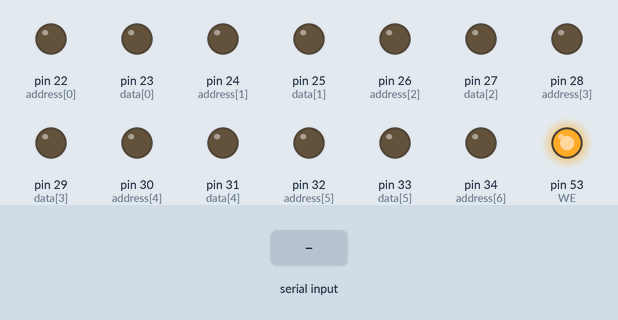
Simulated run of this sketch. Board: Arduino Mega 2560, built with avr-gcc and run on an emulated ATmega2560. Parts: output pins drawn as LEDs (lit = HIGH). The inputs (shaded band) are chosen by the test bench.

Above: at 1.2 s.
1.3 s: "1\n" received over Serial
At 2.0 s:
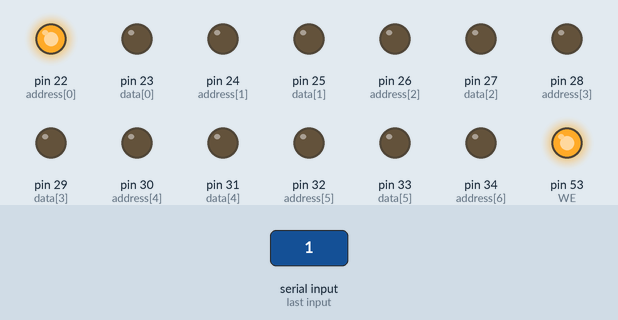
2.8 s: "0\n" received over Serial
At 3.2 s:
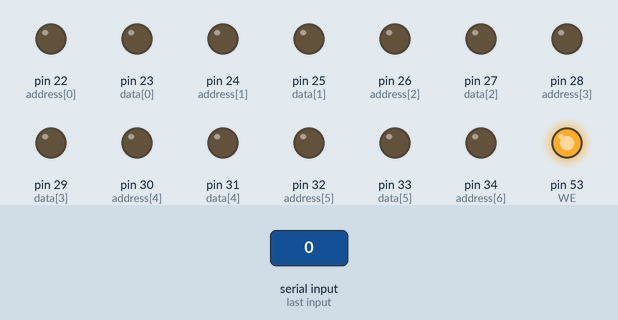
Timing chart, 0 to 5.8 s (numbered marks = the images above; inputs shaded):
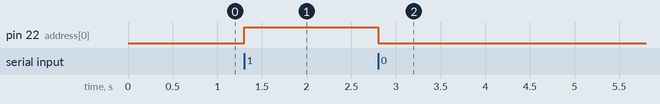

Measured:
- after the input at 1.3 s, pin 22 (address[0]): LOW → HIGH at once
- after the input at 2.8 s, pin 22 (address[0]): HIGH → LOW at once

The sketch:

AT28C16Arduino.ino
```cpp
#define WE 53

int address [11] = {22,24,26,28,30,32,34,36,38,40,42};   //LSB to MSB
int data [8] = {23,25,27,29,31,33,35,37};   //LSB to MSB


/*
 * @author: Bartosz Łukasik
 * @date:02-07-2020
 *
 * This sketch is written for AtMEGA2560 for AtMEGA328 use shift registers
 *
*/

void setup()
{
  Serial.begin(9600);
  Serial.setTimeout(50);
  for(int i=0; i<sizeof(address)/sizeof(int); i++) pinMode(address[i],OUTPUT);
  for(int i=0; i<sizeof(data)/sizeof(int); i++) pinMode(data[i],OUTPUT);

  for(int i=0; i<sizeof(address)/sizeof(int); i++) digitalWrite(i, LOW);
  for(int i=0; i<sizeof(data)/sizeof(int); i++) digitalWrite(i, LOW);

  pinMode(WE, OUTPUT);
  digitalWrite(WE, HIGH);
}

void loop()
{
  String incoming = "";
  if(Serial.available()) incoming = Serial.readStringUntil('\n');

  if(incoming != "")
  {
    char chars[20];
    incoming.toCharArray(chars,20);

    int addressIterator = 0;
    for(int i=0; i<11; i++)
    {
      char buffer = chars[i];
      if(buffer == '0') digitalWrite(address[addressIterator], LOW);
      if(buffer == '1') digitalWrite(address[addressIterator], HIGH);
      addressIterator++;
    }

    int dataIterator = 0;
    for(int i=11; i<20; i++)
    {
      char buffer = chars[i];
      if(buffer == '0') digitalWrite(data[dataIterator], LOW);
      if(buffer == '1') digitalWrite(data[dataIterator], HIGH);
      dataIterator++;
    }
    digitalWrite(WE, LOW);
    delayMicroseconds(1);
    digitalWrite(WE, HIGH);
  }
}

/*---------------------------------------------------------------------
----------------------------END OF FILE--------------------------------
-----------------------------------------------------------------------*/
```
